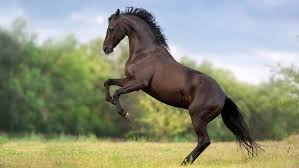
#> input picture download.jpg, 299 x 168 px
$ jupyter execute 'Tugas1 - Operasi Negative.ipynb'
#> lines starting #> are read from the running program, lines starting #| are printed output that depends on the picture
#> further down, pict is the input picture: shape (168, 299, 3); mean B, G, R 125.2, 147.3, 143.1
[cell 1]
import cv2
import numpy as np
import matplotlib.pyplot as plt

[cell 2]
def opr_negative(img):
    d = img.shape
#> d = (168, 299, 3)
    row = d[0]
#> row = 168
    coloumn = d[1]
#> coloumn = 299
    layer = d[2]
#> layer = 3

    out = img

    for x in range (0, row):
        for y in range (0, coloumn):
            for l in range (0, layer):
                out[x, y, l] = 255 - img[x, y, l]
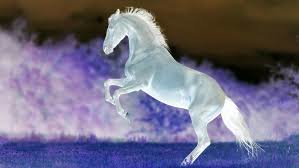
#> out: shape (168, 299, 3); mean R, G, B 111.9, 107.7, 129.8

# [6 lines of commented-out code are left out]

    return out

if __name__ == "__main__":
    pict = cv2.imread('download.jpg')
    pict = cv2.cvtColor(pict, cv2.COLOR_BGR2RGB)
    plt.subplot(1,2,1)
    plt.imshow(pict)
    plt.subplot(1,2,2)
    plt.imshow(opr_negative(pict))
#     plt.namedWindow('gambar original', cv2.WINDOW_AUTOSIZE)
#     plt.imshow('gambar original', pict)
    cv2.destroyAllWindows()
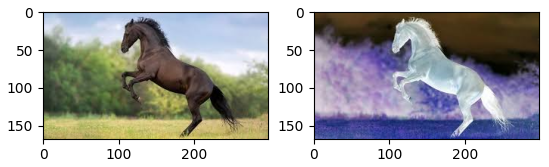
#> figure drawn by matplotlib, 2 panels
